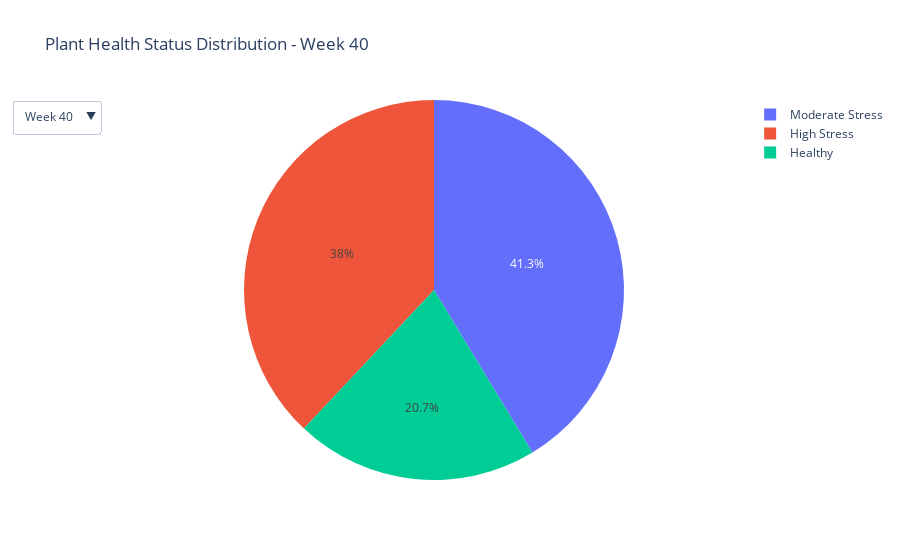

The cell this chart's notebook holds for it:
### Code cell
import os
import pandas as pd
import plotly.graph_objects as go

# Get the file path from an environment variable
RAW_DATA_PATH = os.getenv("RAW_DATA_PATH")

# Load data
if RAW_DATA_PATH and os.path.exists(RAW_DATA_PATH):
    data = pd.read_csv(RAW_DATA_PATH)
    print("Data loaded successfully.")
else:
    raise FileNotFoundError("CSV file not found. Check RAW_DATA_PATH.")

# Convert timestamp column to datetime type
data['Timestamp'] = pd.to_datetime(data['Timestamp'])

# Extract week and month for filtering
if "Week" not in data.columns:
    data["Week"] = data["Timestamp"].dt.isocalendar().week
    print("Week column created.")

if "Plant_Health_Status" not in data.columns:
    raise KeyError("Column 'Plant_Health_Status' not found in dataset.")

# Get unique weeks from dataset
unique_weeks = sorted(data["Week"].unique())
print("Unique Weeks:", unique_weeks)

# Create initial figure (default to first available week)
initial_week = unique_weeks[0]
initial_data = data[data["Week"] == initial_week]["Plant_Health_Status"].value_counts().reset_index()
initial_data.columns = ["Plant_Health_Status", "Count"]

# Create figure with initial pie chart
fig = go.Figure()

fig.add_trace(go.Pie(
    labels=initial_data["Plant_Health_Status"], 
    values=initial_data["Count"], 
    name=f"Week {initial_week}"
))

# Create dropdown menu for selecting week
dropdown_buttons = []

for week in unique_weeks:
    # Filter data for the selected week
    week_data = data[data["Week"] == week]["Plant_Health_Status"].value_counts().reset_index()
    week_data.columns = ["Plant_Health_Status", "Count"]

    # Add a dropdown button for each week
    dropdown_buttons.append(
        dict(
            label=f"Week {week}",
            method="update",
            args=[{"labels": [week_data["Plant_Health_Status"]], 
                   "values": [week_data["Count"]]}, 
                  {"title": f"Plant Health Status Distribution - Week {week}"}]
        )
    )

# Add dropdown to the layout
fig.update_layout(
    title_text=f"Plant Health Status Distribution - Week {initial_week}",
    updatemenus=[dict(
        buttons=dropdown_buttons,
        direction="down",
        showactive=True,
    )]
)

# Show the interactive figure
fig.show()

### Figure 1 — Plotly figure (JSON) as saved in the notebook; plotly's stock layout.template omitted (floating-point values rounded to 4 significant figures)
{"data": [{"labels": ["Moderate Stress", "High Stress", "Healthy"], "name": "Week 40", "type": "pie", "values": [62, 57, 31]}], "layout": {"title": {"text": "Plant Health Status Distribution - Week 40"}, "updatemenus": [{"buttons": [{"args": [{"labels": [["Moderate Stress", "High Stress", "Healthy"]], "values": [[62, 57, 31]]}, {"title": "Plant Health Status Distribution - Week 40"}], "label": "Week 40", "method": "update"}, {"args": [{"labels": [["High Stress", "Healthy", "Moderate Stress"]], "values": [[113, 84, 83]]}, {"title": "Plant Health Status Distribution - Week 41"}], "label": "Week 41", "method": "update"}, {"args": [{"labels": [["High Stress", "Moderate Stress", "Healthy"]], "values": [[122, 90, 68]]}, {"title": "Plant Health Status Distribution - Week 42"}], "label": "Week 42", "method": "update"}, {"args": [{"labels": [["High Stress", "Moderate Stress", "Healthy"]], "values": [[126, 91, 63]]}, {"title": "Plant Health Status Distribution - Week 43"}], "label": "Week 43", "method": "update"}, {"args": [{"labels": [["High Stress", "Moderate Stress", "Healthy"]], "values": [[82, 75, 53]]}, {"title": "Plant Health Status Distribution - Week 44"}], "label": "Week 44", "method": "update"}], "direction": "down", "showactive": true}]}}
